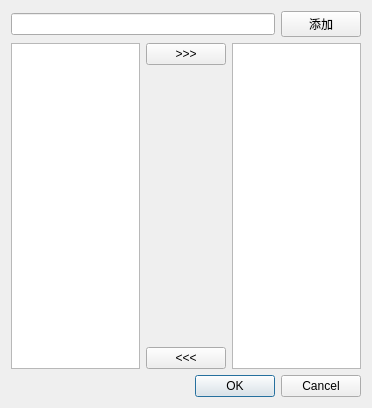
<?xml version="1.0" encoding="UTF-8"?>
<ui version="4.0">
 <class>addfriendDialog</class>
 <widget class="QDialog" name="addfriendDialog">
  <property name="geometry">
   <rect>
    <x>0</x>
    <y>0</y>
    <width>372</width>
    <height>408</height>
   </rect>
  </property>
  <property name="windowTitle">
   <string>Dialog</string>
  </property>
  <layout class="QVBoxLayout" name="verticalLayout_2">
   <item>
    <layout class="QHBoxLayout" name="horizontalLayout">
     <item>
      <widget class="QLineEdit" name="lineEdit"/>
     </item>
     <item>
      <widget class="QPushButton" name="addName_PB">
       <property name="text">
        <string>添加</string>
       </property>
      </widget>
     </item>
    </layout>
   </item>
   <item>
    <layout class="QHBoxLayout" name="horizontalLayout_2">
     <item>
      <widget class="QListWidget" name="selectList_LW"/>
     </item>
     <item>
      <layout class="QVBoxLayout" name="verticalLayout">
       <item>
        <widget class="QPushButton" name="moveRight_PB">
         <property name="text">
          <string>&gt;&gt;&gt;</string>
         </property>
        </widget>
       </item>
       <item>
        <spacer name="verticalSpacer">
         <property name="orientation">
          <enum>Qt::Vertical</enum>
         </property>
         <property name="sizeHint" stdset="0">
          <size>
           <width>20</width>
           <height>118</height>
          </size>
         </property>
        </spacer>
       </item>
       <item>
        <widget class="QPushButton" name="moveLeft_PB">
         <property name="text">
          <string>&lt;&lt;&lt;</string>
         </property>
        </widget>
       </item>
      </layout>
     </item>
     <item>
      <widget class="QListWidget" name="addList_LW"/>
     </item>
    </layout>
   </item>
   <item>
    <widget class="QDialogButtonBox" name="buttonBox">
     <property name="orientation">
      <enum>Qt::Horizontal</enum>
     </property>
     <property name="standardButtons">
      <set>QDialogButtonBox::Cancel|QDialogButtonBox::Ok</set>
     </property>
    </widget>
   </item>
  </layout>
 </widget>
 <resources/>
 <connections>
  <connection>
   <sender>buttonBox</sender>
   <signal>accepted()</signal>
   <receiver>addfriendDialog</receiver>
   <slot>accept()</slot>
   <hints>
    <hint type="sourcelabel">
     <x>248</x>
     <y>254</y>
    </hint>
    <hint type="destinationlabel">
     <x>157</x>
     <y>274</y>
    </hint>
   </hints>
  </connection>
  <connection>
   <sender>buttonBox</sender>
   <signal>rejected()</signal>
   <receiver>addfriendDialog</receiver>
   <slot>reject()</slot>
   <hints>
    <hint type="sourcelabel">
     <x>316</x>
     <y>260</y>
    </hint>
    <hint type="destinationlabel">
     <x>286</x>
     <y>274</y>
    </hint>
   </hints>
  </connection>
 </connections>
</ui>
